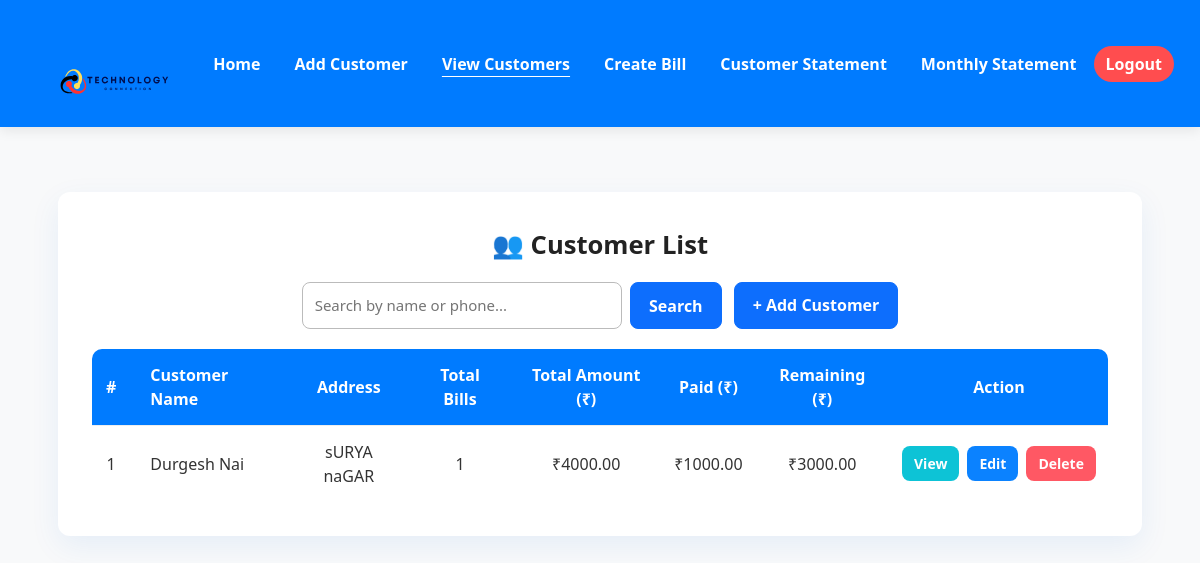
Screenshot of /view-customers/ (signed in) with the database file from the repository.
### bills/models.py (models this page shows, shortened)
class Bill(models.Model):
    customer = models.ForeignKey(Customer, on_delete=models.SET_NULL, null=True, blank=True)
    customer_name = models.CharField(max_length=255, blank=True, null=True)
    phone = models.CharField(max_length=20, blank=True, null=True)
    date = models.DateField(default=timezone.now)
    bill_no = models.IntegerField(default=1)
    packing_qty = models.IntegerField(blank=True, null=True)
    packing_rate = models.DecimalField(max_digits=10, decimal_places=2, blank=True, null=True)
    packing_reason = models.CharField(max_length=255, blank=True, null=True)
    extra_reason = models.CharField(max_length=255, blank=True, null=True)
    extra_amount = models.DecimalField(max_digits=10, decimal_places=2, default=0)
    total_amount = models.DecimalField(max_digits=12, decimal_places=2, default=0)
    paid_amount = models.DecimalField(max_digits=12, decimal_places=2, default=0)
    returned_amount = models.DecimalField(max_digits=12, decimal_places=2, default=0)
    is_paid = models.BooleanField(default=False)
    paid_date = models.DateTimeField(null=True, blank=True)
    paid_by = models.ForeignKey(settings.AUTH_USER_MODEL, null=True, blank=True, on_delete=models.SET_NULL)
    class Meta:
        ordering = ['-date', '-bill_no']

class Customer(models.Model):
    name = models.CharField(max_length=200, unique=True)
    phone = models.CharField(max_length=15, blank=True, null=True)
    address = models.TextField(blank=True, null=True)
    created_at = models.DateTimeField(auto_now_add=True)
    total_amount = models.DecimalField(max_digits=12, decimal_places=2, default=Decimal('0.00'))
    paid_amount = models.DecimalField(max_digits=12, decimal_places=2, default=Decimal('0.00'))
    remaining_amount = models.DecimalField(max_digits=12, decimal_places=2, default=Decimal('0.00'))
    class Meta:
        ordering = ['name']

### bills/views.py (the view)
# urls.py: path('view-customers/', views.view_customers, name='view_customers'),
@login_required
def view_customers(request):
    q = request.GET.get('q', '').strip()
    customers = Customer.objects.all()
    if q:
        customers = customers.filter(name__icontains=q) | customers.filter(phone__icontains=q)
    customer_data = []
    for c in customers:
        bills = Bill.objects.filter(customer=c)
        total_amount = sum((b.total_amount or Decimal('0')) for b in bills)
        total_paid = sum((b.paid_amount or Decimal('0')) for b in bills)
        customer_data.append({
            "id": c.id,
            "name": c.name,
            "phone": c.phone,
            "address": c.address,
            "total_bills": bills.count(),
            "total_amount": total_amount,
            "total_paid": total_paid,
            "total_remaining": total_amount - total_paid,
        })
    return render(request, "bills/view_customers.html", {"customers": customer_data, "q": q})

### bills/templates/bills/view_customers.html (shortened to what this page needs)
{% extends "base.html" %}
{% block content %}
<div class="page-wrapper">
  <div class="card-shell">
    <div class="page-title">👥 Customer List</div>
    <div class="controls">
      <form method="get" class="search">
        <input type="text" name="q" value="{{ q }}" placeholder="Search by name or phone...">
        <button type="submit" class="btn btn-primary">Search</button>
      </form>
      <a href="{% url 'add_customer' %}" class="btn btn-primary">+ Add Customer</a>
    </div>
    <div class="table-wrap">
      <div class="desktop-table">
        {% if customers %}
        <table class="custom-table">
          <thead>
            <tr>
              <th>#</th>
              <th style="text-align:left;padding-left:20px;">Customer Name</th>
              <th>Address</th>
              <th>Total Bills</th>
              <th>Total Amount (₹)</th>
              <th>Paid (₹)</th>
              <th>Remaining (₹)</th>
              <th>Action</th>
            </tr>
          </thead>
          <tbody>
            {% for customer in customers %}
            <tr data-customer-id="{{ customer.id }}">
              <td data-label="#"> {{ forloop.counter }} </td>
              <td data-label="Customer Name" style="text-align:left;padding-left:20px;">
                {{ customer.name }}
              </td>
              <td data-label="Address">{{ customer.address|default:"—" }}</td>
              <td data-label="Total Bills">{{ customer.total_bills }}</td>
              <td data-label="Total Amount">₹{{ customer.total_amount|floatformat:2 }}</td>
              <td class="col-paid" data-label="Paid">₹{{ customer.total_paid|floatformat:2 }}</td>
              <td class="col-remaining" data-label="Remaining">₹{{ customer.total_remaining|floatformat:2 }}</td>
              <td data-label="Action">
                <div class="action-buttons">
                  <a href="{% url 'customer_detail' customer.id %}" class="btn-sm btn-view">View</a>
                  <a href="{% url 'edit_customer' customer.id %}" class="btn-sm btn-edit">Edit</a>
                  <form method="post" action="{% url 'delete_customer' customer.id %}" style="display:inline;">
                    <button type="submit" class="btn-sm btn-delete"
                      onclick="return confirm('Delete customer {{ customer.name }}?');">Delete</button>
                  </form>
                </div>
              </td>
            </tr>
            {% endfor %}
          </tbody>
        </table>
        {% else %}
          <div style="padding:25px;text-align:center;color:#666;">No customers found.</div>
        {% endif %}
      </div>
    </div>
  </div>
</div>
{% endblock %}

### bills/templates/base.html (style rules this page uses)
:root { --primary: #007bff; --soft-bg: #f8f9fa; --muted: #6c757d; }
html, body { background: var(--soft-bg); margin:0; padding:0; font-family:'Segoe UI',system-ui,Arial; }

### bills/templates/bills/view_customers.html (style rules this page uses)
.page-wrapper { display: flex; justify-content: center; padding: 30px 16px 60px; margin-top: 35px; }
.card-shell { width: 100%; max-width: 1100px; background: #fff; border-radius: 12px; box-shadow: 0 10px 30px rgba(3, 102, 214, 0.08); padding: 34px; }
.page-title { display:flex; align-items:center; gap:10px; justify-content:center; font-size:1.6rem; font-weight:800; color:#222; margin-bottom:18px; }
.controls { display:flex; justify-content:center; gap:12px; margin-bottom:20px; flex-wrap:wrap; }
.controls .search { width:420px; max-width:100%; display:flex; gap:8px; }
.controls input[type="text"] { flex:1; padding:11px 12px; border-radius:8px; border:1px solid #bbb; background:#fff; outline:none; font-size:15px; }
.controls .btn { min-height:44px; padding:10px 18px; border-radius:8px; font-weight:700; }
.table-wrap { overflow:auto; border-radius:10px; }
table.custom-table { width:100%; border-collapse:collapse; min-width:920px; }
table.custom-table thead th { background:#007bff; color:#fff; padding:14px; font-weight:700; text-align:center; }
table.custom-table tbody td { padding:14px 12px; text-align:center; border-top:1px solid #eee; vertical-align:middle; color:#333; }
.action-buttons { display:flex; gap:8px; justify-content:center; flex-wrap:nowrap; }
.btn-sm { font-size:14px; padding:7px 12px; border-radius:8px; font-weight:700; border:0; cursor:pointer; display:inline-block; text-decoration:none; }
.btn-view { background:#0dc3d6;color:#fff; }
.btn-edit { background:#0b82ff;color:#fff; }
.btn-delete { background:#ff5864;color:#fff; }

### rows the page displays
Bill: name "Durgesh Nai", address "sURYA naGAR", total_bills "1", total_amount "4000.00", total_paid "1000.00", total_remaining "3000.00"
